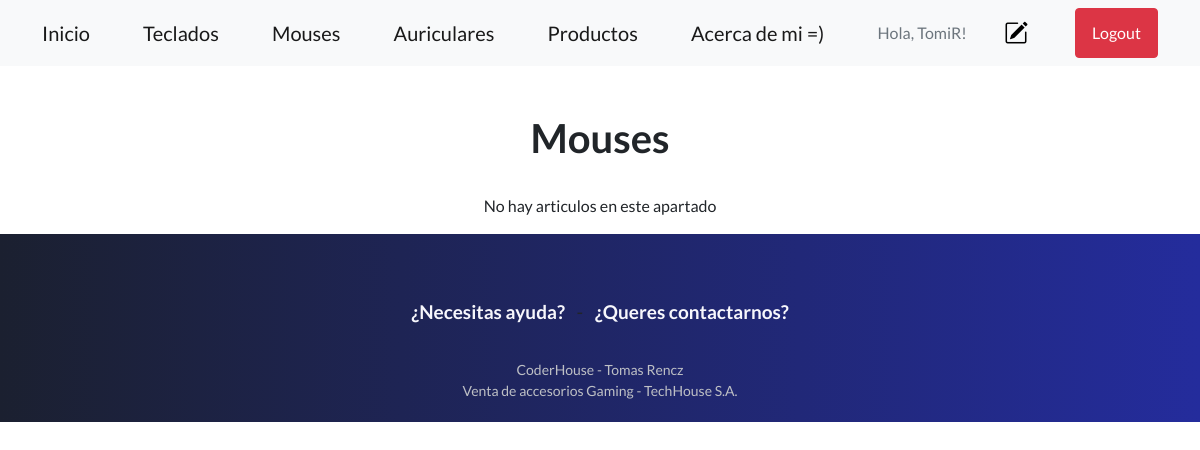
The page /MyApp/listaMouses/ (signed in) on the database as committed earlier.
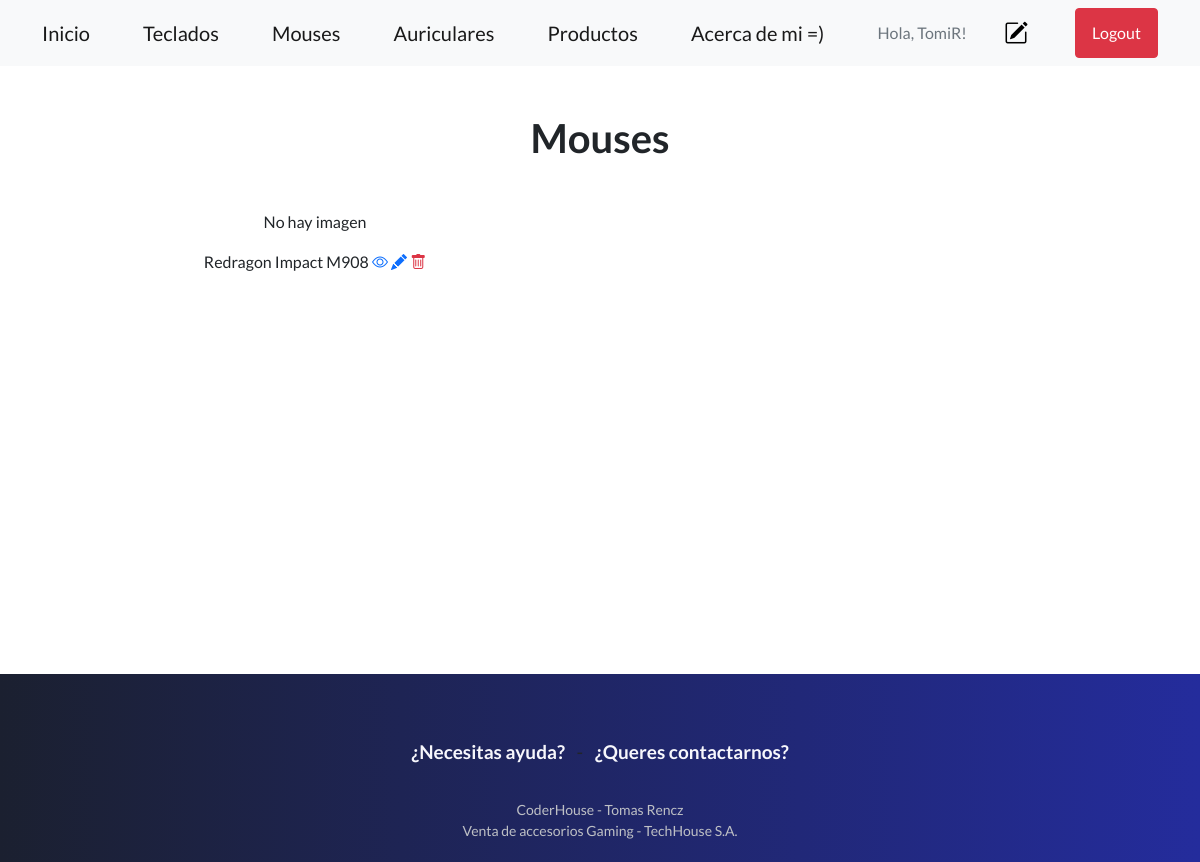
The same page on the database as committed later.
### MyApp/models.py (models this page shows, shortened)
class Accesorio2(models.Model):
    AccesorioSeleccion = (
    ('teclado','Teclados'),
    ('mouse', 'Mouses'),
    ('auricular','Auriculares'),
    )
    usuario = models.ForeignKey(User, on_delete=models.CASCADE, null=True, blank=True)
    accesorio = models.CharField(max_length=30, choices=AccesorioSeleccion)
    marca = models.CharField(max_length=40)
    modelo = models.CharField(max_length=40)
    descripcion = models.CharField(max_length=140)
    year = models.IntegerField()
    precio = models.DecimalField(max_digits=10, decimal_places=0)
    imagen = models.ImageField(null=True, blank=True, upload_to="assets/")

### MyApp/views.py (the view)
# urls.py: path('listaMouses/', views.MouseLista.as_view(), name="Mouses"),
class MouseLista(LoginRequiredMixin, ListView):
    context_object_name = 'mouse'
    queryset = Accesorio2.objects.filter(accesorio__startswith='mouse')
    template_name = 'listaMouses.html'

### MyApp/Templates/listaMouses.html
{% extends 'padre.html' %}
{% load static %}
{% block contenidoQueCambia %}
<div class="container text-center">
    <br>
    <br>
    <h1>Mouses</h1>
</div>
<br>
<div class="container text-center">
    <div class="row">
            {% if mouse %}
            {% for mouse in mouse %}
            <div class="col-sm-6 align-items-center">
                <div class="card-body">
                    {% if mouse.imagen %}
                <img src="{{mouse.imagen.url}}" class="" width="350px">
                    {% else %}
                    <p>No hay imagen </p>
                    {% endif %}
                    {{mouse.marca}} {{mouse.modelo}}
                <a href="{% url 'mouse' mouse.id %}"><i class="bi bi-eye"></i></a>
                {% if user.id == mouse.usuario.id %}
                <a href="{% url 'mouse_editar' mouse.id %}"><i class="bi bi-pencil-fill"></i></a>
                <a href="{% url 'mouse_eliminar' mouse.id %}"><i class="bi bi-trash text-danger"></i></a>
                <br>
                <br>
                <br>
                <br>
                <br>
                <br>
                <br>
                <br>
                <br>
                <br>
                <br>
                <br>
                <br>
                <br>
                <br>
                <br>
                <br>
                {% endif %}
                </div>
            </div>
            {% endfor %}
            {% else %}
            <p>No hay articulos en este apartado</p>
            {% endif %}
    </div>
</div>
{% endblock %}

Rows that differ between the two databases and show on the page:
added Accesorio2: shows "No hay imagen", marca "Redragon", modelo "Impact M908"
Other text that changed with them:
text no longer shown: "No hay articulos en este apartado"
